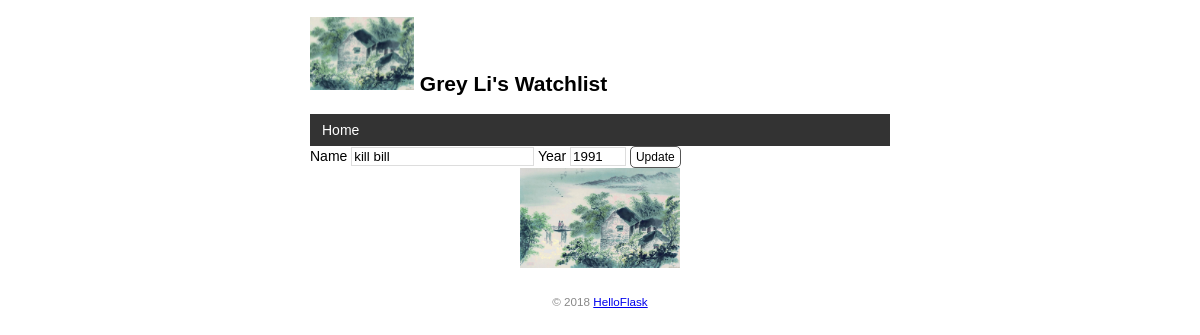
/movie/edit/15, run on the app's committed database.
### app.py (models this page shows)
class User(db.Model):  # 表名将会是 user（自动生成，小写处理）
    id = db.Column(db.Integer, primary_key=True)  # 主键
    name = db.Column(db.String(20))  # 名字

class Movie(db.Model):  # 表名将会是 movie
    id = db.Column(db.Integer, primary_key=True)  # 主键
    title = db.Column(db.String(60))  # 电影标题
    year = db.Column(db.String(4))  # 电影年份

### app.py (the view, shortened to what this page needs)
@app.route('/movie/edit/<int:movie_id>',methods=['GET','POST'])
def edit(movie_id):
    movie=Movie.query.get_or_404(movie_id)
    return render_template('edit.html',movie=movie)

### app.py (called while the page is built)
@app.context_processor
def inject_user():
    user=User.query.first()
    return dict(user=user)

### templates/edit.html
{% extends 'base.html' %}
{% block content %}
    <form method="post">
    Name <input type="text" name="title" autocomplete="off" required value = '{{ movie.title }}'>
    Year <input type="text" name="year" autocomplete="off" required value = '{{ movie.year }}'>
    <input class="btn" type="submit" name="submit" value="Update">
</form>
        <img alt="orgin"class="orgin" src="{{ url_for('static',filename='images/orgin.jpeg') }}">
{% endblock %}

### templates/base.html (shortened to what this page needs)
<!DOCTYPE html>
<html lang="en">
<head>
    {% block head %}
    <link rel="stylesheet" href="{{ url_for('static', filename='style.css') }}" type="text/css">
    {% endblock %}
</head>
<body>
    <h2>
        <img alt="Avatar" class="avatar" src="{{ url_for('static', filename='images/picture.png') }}">
        {{ user.name }}'s Watchlist
    </h2>
    <nav>
        <ul>
            <li><a href="{{ url_for('index') }}">Home</a></li>
        </ul>
    </nav>
    {% block content %}{% endblock %}
    <footer>
        <small>&copy; 2018 <a href="http://helloflask.com/tutorial">HelloFlask</a></small>
    </footer>
</body>
</html>

### static/style.css (style rules this page uses)
body { margin: auto; max-width: 580px; font-size: 14px; font-family: Helvetica, Arial, sans-serif; }
footer { color: #888; margin-top: 15px; text-align: center; padding: 10px; }
.orgin { display: block; margin: 0 auto; height: 100px; }
nav ul { list-style-type: none; margin: 0; padding: 0; overflow: hidden; background-color: #333; }
nav li { float: left; }
nav li a { display: block; color: white; text-align: center; padding: 8px 12px; text-decoration: none; }
input[type=submit] { font-family: inherit; }
input[type=text] { border: 1px solid #ddd; }
input[name=year] { width: 50px; }
.btn { font-size: 12px; padding: 3px 5px; text-decoration: none; cursor: pointer; background-color: white; color: black; border: 1px solid #555555; border-radius: 5px; }

### data on the page
User: name "Grey Li"
Movie: title "kill bill", year "1991"
